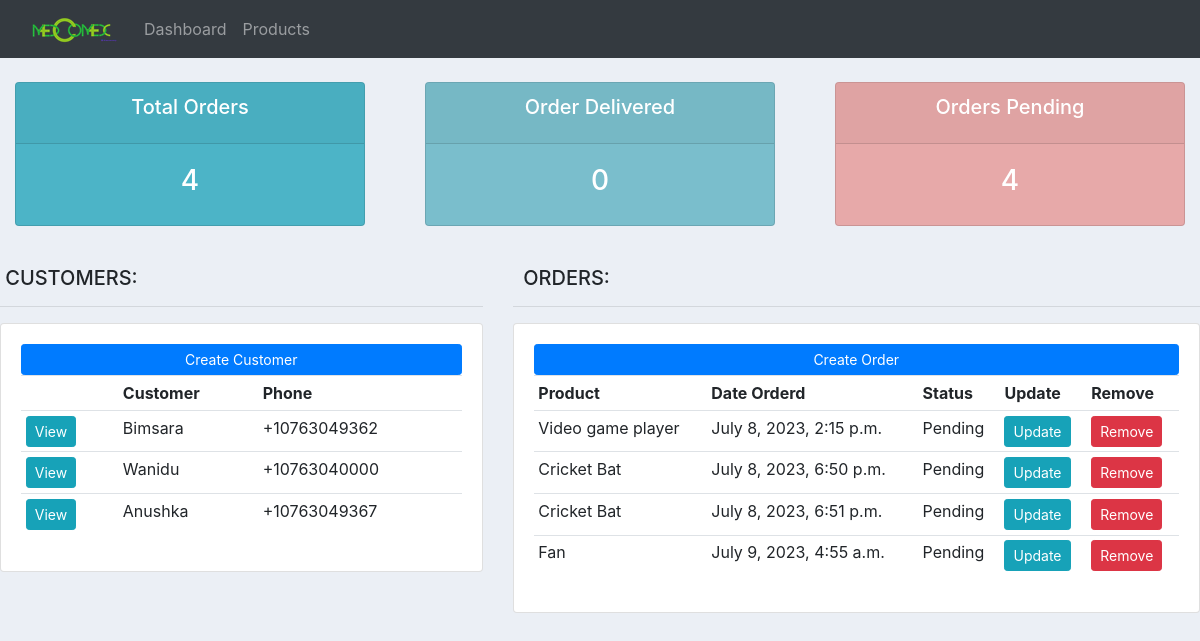
The page / on the database its author committed.
### accounts/models.py (models this page shows)
class Customer(models.Model):
    name = models.CharField(max_length=200, null=True)
    phone = models.CharField(max_length=200, null=True)
    email = models.CharField(max_length=200, null=True)
    date_created = models.DateTimeField(auto_now_add=True, null=True)
    def __str__(self):
        return self.name

class Order(models.Model):
    STATUS = (
        ('Pending', 'Pending'),
        ('Out for delivery', 'Out for delivery'),
        ('Delivered', 'Delivered')
    )
    customer = models.ForeignKey(Customer, null=True, on_delete=models.SET_NULL)
    product = models.ForeignKey(Product, null=True, on_delete=models.SET_NULL)
    date_created = models.DateTimeField(auto_now_add=True, null=True)
    status = models.CharField(max_length=200, null=True, choices=STATUS)

class Product(models.Model):
    CATEGORY = (
        ('Indoor', 'Indoor'),
        ('Out door', 'Out door')
    )
    name = models.CharField(max_length=200, null=True)
    price = models.FloatField(null=True)
    category = models.CharField(max_length=200, null=True, choices=CATEGORY)
    description = models.CharField(max_length=200, null=True)
    date_created = models.DateTimeField(auto_now_add=True, null=True)
    tags = models.ManyToManyField(Tag)
    def __str__(self):
        return self.name

### accounts/views.py (the view, shortened to what this page needs)
# urls.py: path('', views.home, name='home'),
def home(request):
    orders = Order.objects.all()
    customers = Customer.objects.all()
    total_customers = customers.count()
    form = CustomerForm()
    input_tags = []
    for field in form:
        input_tags.append(field.as_widget())
    form_order = OrderForm()
    total_orders = orders.count()
    delivered = orders.filter(status='Delivered').count()
    pending = orders.filter(status='Pending').count()
    contex = {
        'orders':orders,
        'customers':customers,
        'total_customers':total_customers,
        'total_orders':total_orders,
        'delivered':delivered,
        'pending':pending,
        'form':input_tags,
        'form_order':form_order,
        'form_order_for_updates':form_order,
    }
    return render(request, 'accounts/dashboard.html', contex)

### accounts/templates/accounts/dashboard.html (shortened to what this page needs)
{% extends 'accounts/main.html' %}
{% block content %}
{% include 'accounts/status.html' %}
{% load static %}
<br>
<div class="row">
    <div class="col-md-5">
        <h5>&nbspCUSTOMERS:</h5> <hr>
        <div class="card card-body">
            <button class="btn btn-primary btn-sm btn-block" id="create_customer">Create Customer</button>
            <table class="table table-sm">
                <tr>
                    <th></th>
                    <th>Customer</th>
                    <th>Phone</th>
                </tr>
                {% for customer in customers %}
                    <tr>
                        <td><a class="btn btn-sm btn-info" href="{% url 'customer' customer.id %}">View</a></td>
                        <td>{{customer.name}}</td>
                        <td>{{customer.phone}}</td>
                    </tr>
                {% endfor %}
            </table>
        </div>
    </div>
    <div class="col-md-7">
        <h5>&nbsp&nbspORDERS:</h5> <hr>
        <div class="card card-body">
            <button class="btn btn-primary btn-sm btn-block" id="create_order">Create Order</button>
            <table class="table table-sm">
                <tr>
                    <th>Product</th>
                    <th>Date Orderd</th>
                    <th>Status</th>
                    <th>Update</th>
                    <th>Remove</th>
                </tr>
                {% for order in orders %}
                <tr>
                    <td>{{ order.product.name }}</td>
                    <td>{{ order.date_created }}</td>
                    <td>{{ order.status }}</td>
                    <td><a class="btn btn-sm btn-info" id='update_bt-{{order.id}}' href= "">Update</a></td>
                    <td><a class="btn btn-sm btn-danger" id='remove_bt-{{order.id}}' href= "{% url 'remove' order.id %}">Remove</button></td>
                </tr>
                {% endfor %}
            </table>
        </div>
    </div>
</div>
{% endblock %}

### accounts/templates/accounts/main.html (shortened to what this page needs)
<!DOCTYPE html>
{% load static %}
<html>
    <head>
    <link rel="stylesheet" href="https://cdn.jsdelivr.net/npm/bootstrap@4.3.1/dist/css/bootstrap.min.css">
    <link rel="stylesheet" type="text/css" href="{% static 'css/main.css' %}">
    </head>
    <body>
        {% include 'accounts/navbar.html' %}
        {% block content %}
        {% endblock %}
    </body>
</html>

### accounts/templates/accounts/navbar.html (shortened to what this page needs)
{% load static %}
<nav class="navbar navbar-expand-lg navbar-dark bg-dark">
  <a class="navbar-brand" href="#">
    <img src="{% static 'images/Picture1.png' %}">
  </a>
  <div class="collapse navbar-collapse" id="navbarNav">
    <ul class="navbar-nav">
      <li class="nav-item">
        <a class="nav-link" href="/">Dashboard</a>
      </li>
      <li class="nav-item">
        <a class="nav-link" href="/products">Products</a>
      </li>
    </ul>
  </div>
</nav>

### accounts/templates/accounts/status.html
<br>
<div class="row">
    <div class="col">
        <div class="col-md">
            <div class="card text-center text-white mb-3" id="total-orders">
                <div class="card-header">
                    <h5 class="card-title">Total Orders</h5>
                </div>
                <div class="card-body">
                    <h3 class="class-title">{{total_orders}}</h3>
                </div>
            </div>
        </div>
    </div>
    <div class="col">
        <div class="col-md">
            <div class="card text-center text-white mb-3" id="orders-delivered">
                <div class="card-header">
                    <h5 class="card-title">Order Delivered</h5>
                </div>
                <div class="card-body">
                    <h3 class="class-title">{{delivered}}</h3>
                </div>
            </div>
        </div>
    </div>
    <div class="col">
        <div class="col-md">
            <div class="card text-center text-white mb-3" id="orders-pending">
                <div class="card-header">
                    <h5 class="card-title">Orders Pending</h5>
                </div>
                <div class="card-body">
                    <h3 class="class-title">{{pending}}</h3>
                </div>
            </div>
        </div>
    </div>
</div>

### accounts/static/css/main.css (style rules this page uses)
body { background-color: #ebeff5; }
#total-orders { background-color: #4cb4c7; }
#orders-delivered { background-color: #7abeCC; }
#orders-pending { background-color: #e7a9a9; }

### rows shown on the page
Customer: name "Bimsara", phone "+10763049362"
Customer: name "Wanidu", phone "+10763040000"
Customer: name "Anushka", phone "+10763049367"
Order: product.name "Video game player", date_created "July 8, 2023, 2:15 p.m.", status "Pending"
Order: product.name "Cricket Bat", date_created "July 8, 2023, 6:50 p.m.", status "Pending"
Order: product.name "Cricket Bat", date_created "July 8, 2023, 6:51 p.m.", status "Pending"
Order: product.name "Fan", date_created "July 9, 2023, 4:55 a.m.", status "Pending"

### other values the page prints
{{ total_orders }} "4"
{{ delivered }} "0"
{{ pending }} "4"
